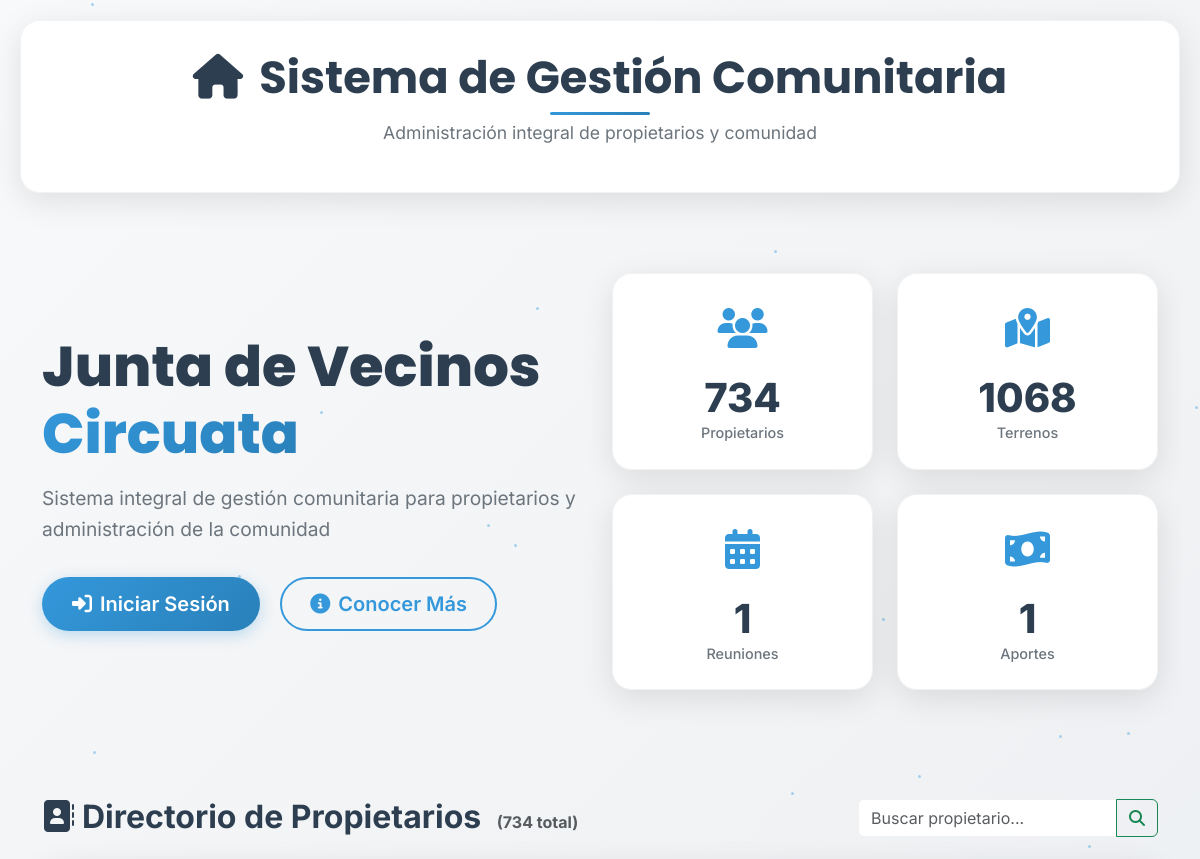
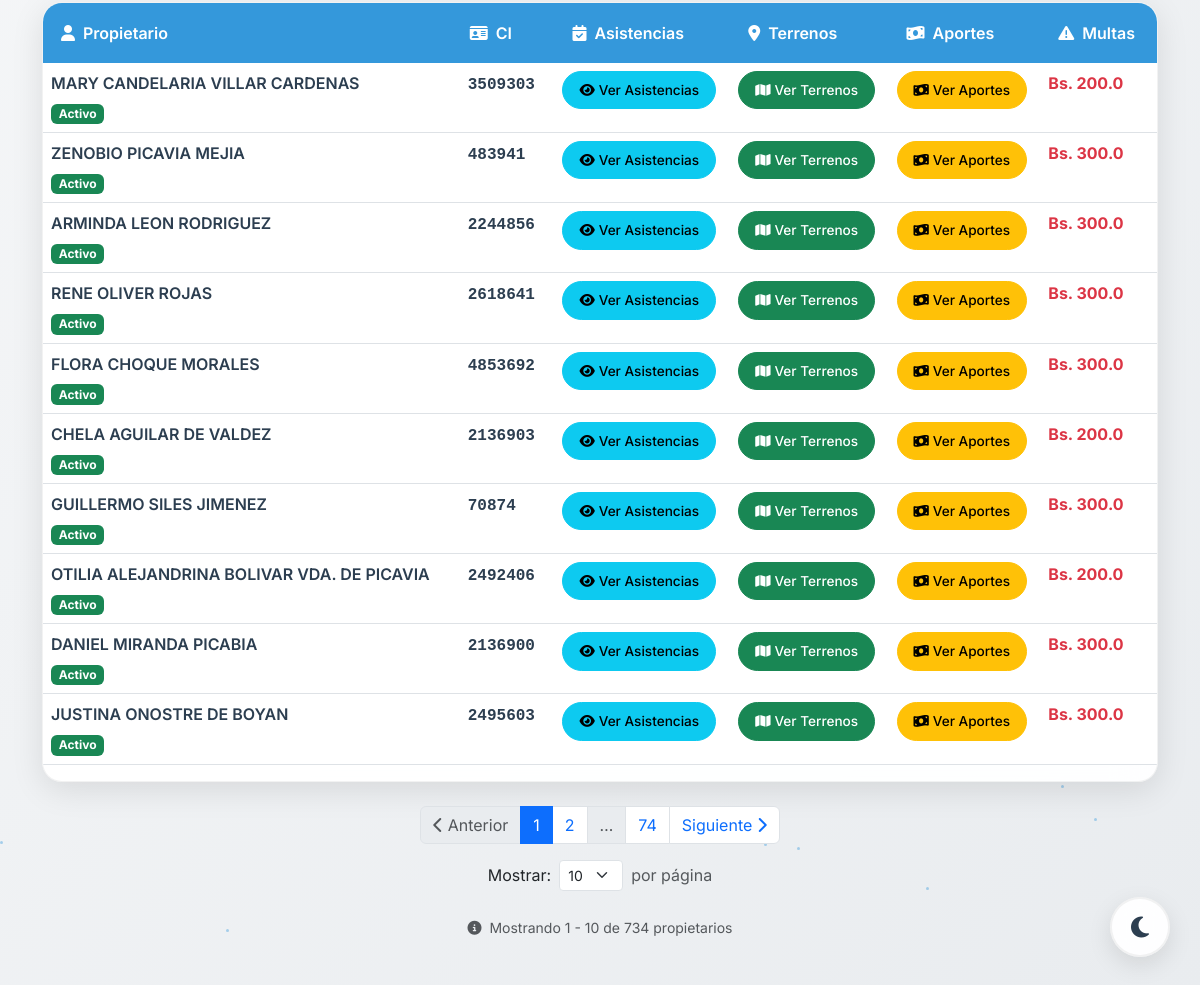
Before: / with the older database file (2 pictures, top to bottom).
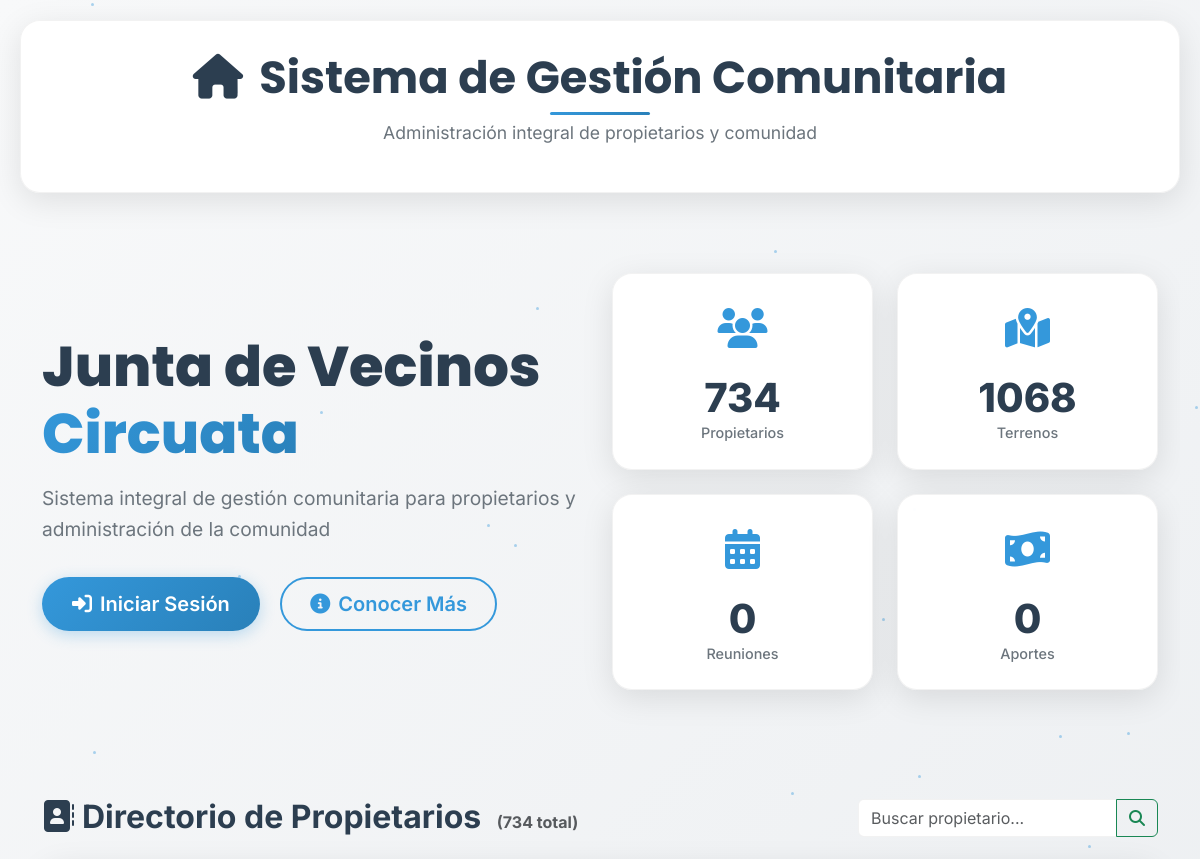
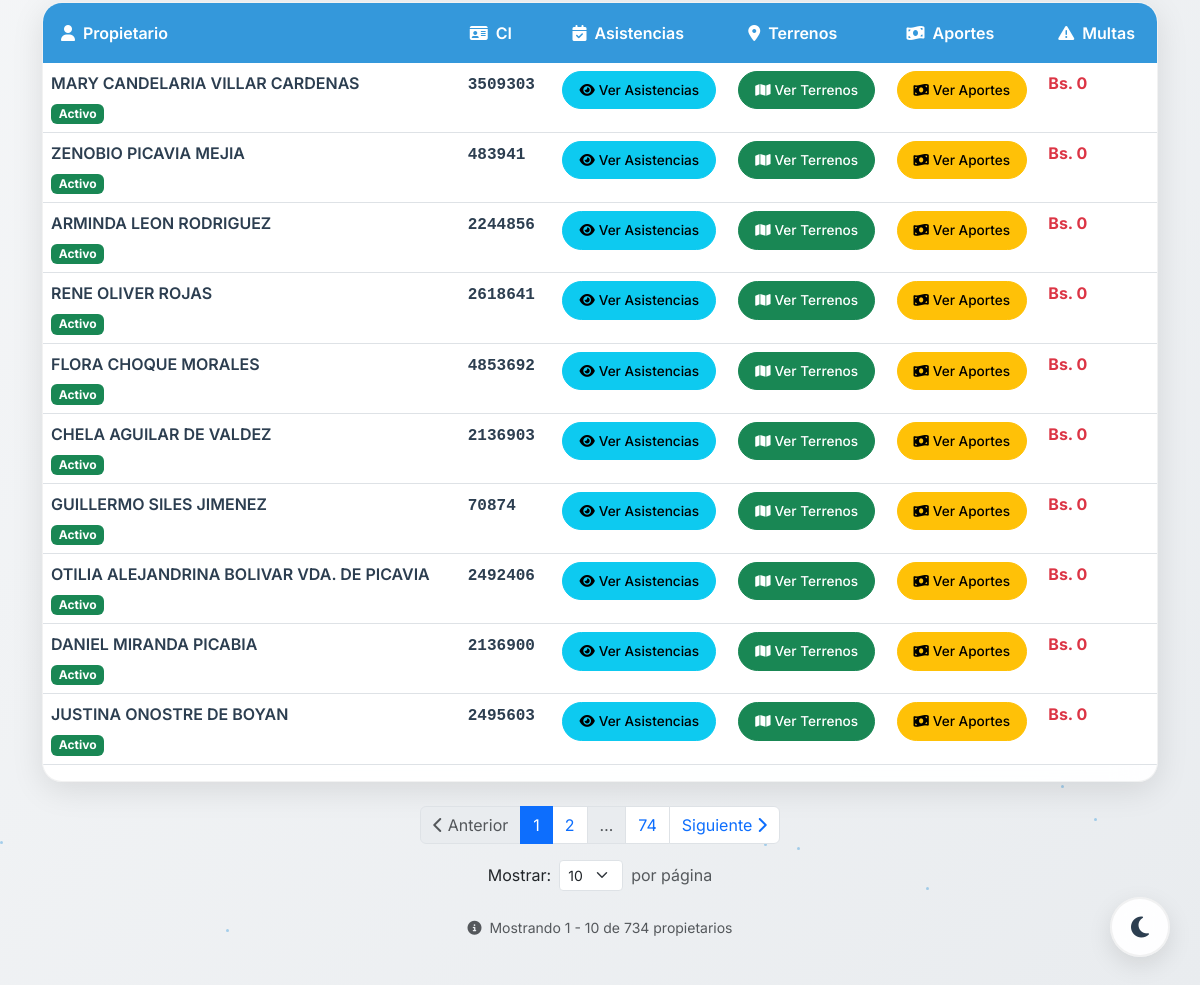
After: the same page with the newer database file (2 pictures, top to bottom).
### models/multa_model.py (models this page shows, shortened)
class Multa(db.Model):
    __tablename__ = "Multa"
    multa_id = db.Column(db.Integer, primary_key=True)
    duenio_id = db.Column(db.Integer, db.ForeignKey('Duenio.id', ondelete='CASCADE'), nullable=False)
    cuota_id = db.Column(db.Integer, db.ForeignKey('Cuota.cuota_id', ondelete='SET NULL'), nullable=True)
    reunion_id = db.Column(db.Integer, db.ForeignKey('Reunion.id', ondelete='SET NULL'), nullable=True)
    monto = db.Column(db.Float, nullable=False)
    fecha = db.Column(db.Date, nullable=False, default=datetime.utcnow().date)
    tipo = db.Column(db.String(20), nullable=False)
    descripcion = db.Column(db.Text, nullable=True)

### models/duenio_model.py (models this page shows, shortened)
class Duenio(db.Model):
    __tablename__ = "Duenio"
    id = db.Column(db.Integer, primary_key=True)
    nombre = db.Column(db.String(50), nullable=False)
    paterno = db.Column(db.String(50), nullable=True)
    materno = db.Column(db.String(50), nullable=True)
    ci = db.Column(db.String(20), unique=True, nullable=False)
    multas = db.relationship('Multa', backref='duenio', lazy=True)  # Relación con la tabla Multa

### controllers/user_controller.py (the view, shortened to what this page needs)
@user_bp.route('/')
def index():
    duenos_count = Duenio.query.count()
    terrenos_count = Terreno.query.count()
    reuniones_count = Reunion.query.count()
    cuotas_titulos = Cuota.query.with_entities(Cuota.titulo).distinct().all()
    cuotas_count = len(cuotas_titulos)
    page = request.args.get('page', 1, type=int)
    per_page = request.args.get('per_page', 10, type=int)  # Solo 10 por defecto
    search = request.args.get('search', '', type=str)
    query = Duenio.query
    duenos_paginated = query.paginate(
        page=page,
        per_page=per_page,
        error_out=False
    )
    def multas(multas_list):
        return sum(multa.monto for multa in multas_list)
    return render_template('index.html',
                         duenos_count=duenos_count,
                         terrenos_count=terrenos_count,
                         reuniones_count=reuniones_count,
                         cuotas_count=cuotas_count,
                         duenos_paginated=duenos_paginated,
                         search=search,
                         multas=multas)

### templates/index.html (shortened to what the changed rows need)
{% extends 'base.html' %}
{% block content %}
<div class="hero-section mb-5">
    <div class="container">
        <div class="row align-items-center">
            <div class="col-lg-6">
                <div class="hero-content">
                    <h1 class="hero-title">Junta de Vecinos<br><span class="text-gradient">Circuata</span></h1>
                </div>
            </div>
            <div class="col-lg-6">
                <div class="hero-stats">
                    <div class="row g-4">
                        <div class="col-6">
                            <div class="stat-card glass-card">
                                <div class="stat-content">
                                    <h3 class="stat-number">{{ reuniones_count if reuniones_count else '0' }}</h3>
                                    <p class="stat-label">Reuniones</p>
                                </div>
                            </div>
                        </div>
                        <div class="col-6">
                            <div class="stat-card glass-card">
                                <div class="stat-content">
                                    <h3 class="stat-number">{{ cuotas_count if cuotas_count else '0' }}</h3>
                                    <p class="stat-label">Aportes</p>
                                </div>
                            </div>
                        </div>
                    </div>
                </div>
            </div>
        </div>
    </div>
</div>
<div class="directory-section mb-5">
    <div class="container">
        <div class="section-header d-flex justify-content-between align-items-center mb-4">
            <h2 class="section-title mb-0">
                <i class="fas fa-address-book me-2"></i>Directorio de Propietarios
                <small class="text-muted fs-6 ms-2">({{ duenos_paginated.total if duenos_paginated else 0 }} total)</small>
            </h2>
        </div>
        <div class="directory-table glass-card">
            <div class="table-responsive">
                <table class="table table-hover" id="propietariosTable">
                    <thead class="table-header">
                        <tr>
                            <th><i class="fas fa-user me-2"></i>Propietario</th>
                            <th><i class="fas fa-id-card me-2"></i>CI</th>
                            <th><i class="fas fa-calendar-check me-2"></i>Asistencias</th>
                            <th><i class="fas fa-map-marker-alt me-2"></i>Terrenos</th>
                            <th><i class="fas fa-money-bill-wave me-2"></i>Aportes</th>
                            <th><i class="fas fa-exclamation-triangle me-2"></i>Multas</th>
                        </tr>
                    </thead>
                    <tbody>
                        {% for dueno in duenos_paginated.items %}
                        <tr class="propietario-row">
                            <td class="propietario-info">
                                <div class="propietario-details">
                                    <div class="propietario-name">{{ dueno.nombre }} {{ dueno.paterno or '' }} {{ dueno.materno or '' }}</div>
                                    <div class="propietario-status">
                                        <span class="badge bg-success">Activo</span>
                                    </div>
                                </div>
                            </td>
                            <td class="ci-info">
                                <span class="ci-number">{{ dueno.ci }}</span>
                            </td>
                            <td>
                                <button type="button" class="btn btn-info btn-sm action-btn btn-asistencias"
                                        data-dueno-id="{{ dueno.id }}"
                                        data-dueno-nombre="{{ dueno.nombre }} {{ dueno.paterno or '' }} {{ dueno.materno or '' }}">
                                    <i class="fas fa-eye me-1"></i>Ver Asistencias
                                </button>
                            </td>
                            <td>
                                <button type="button" class="btn btn-success btn-sm action-btn btn-terrenos"
                                        data-dueno-id="{{ dueno.id }}"
                                        data-dueno-nombre="{{ dueno.nombre }} {{ dueno.paterno or '' }} {{ dueno.materno or '' }}">
                                    <i class="fas fa-map me-1"></i>Ver Terrenos
                                </button>
                            </td>
                            <td>
                                <button type="button" class="btn btn-warning btn-sm action-btn btn-cuotas"
                                        data-dueno-id="{{ dueno.id }}"
                                        data-dueno-nombre="{{ dueno.nombre }} {{ dueno.paterno or '' }} {{ dueno.materno or '' }}">
                                    <i class="fas fa-money-bill-wave me-1"></i>Ver Aportes
                                </button>
                            </td>
                            <td>
                                <div class="multas-info">
                                    <span class="text-danger fw-bold">Bs. {{ multas(dueno.multas) }}</span>
                                </div>
                            </td>
                        </tr>
                        {% endfor %}
                    </tbody>
                </table>
            </div>
        </div>
    </div>
</div>
{% set duenos_unicos_modales = {} %}
{% endblock %}

Changed rows visible on the page:
removed Multa: monto.monto "200.0"
removed Multa: monto.monto "300.0"
removed Multa: monto.monto "300.0"
removed Multa: monto.monto "300.0"
removed Multa: monto.monto "300.0"
removed Multa: monto.monto "200.0"
removed Multa: monto.monto "300.0"
removed Multa: monto.monto "200.0"
removed Multa: monto.monto "300.0"
removed Multa: monto.monto "300.0"
shown differently, row unchanged: Duenio "MARY CANDELARIA": multas (not shown) → "0"
shown differently, row unchanged: Duenio "ZENOBIO": multas (not shown) → "0"
shown differently, row unchanged: Duenio "ARMINDA": multas (not shown) → "0"
shown differently, row unchanged: Duenio "RENE": multas (not shown) → "0"
shown differently, row unchanged: Duenio "FLORA": multas (not shown) → "0"
shown differently, row unchanged: Duenio "CHELA": multas (not shown) → "0"
shown differently, row unchanged: Duenio "GUILLERMO": multas (not shown) → "0"
shown differently, row unchanged: Duenio "OTILIA ALEJANDRINA": multas (not shown) → "0"
shown differently, row unchanged: Duenio "DANIEL": multas (not shown) → "0"
shown differently, row unchanged: Duenio "JUSTINA": multas (not shown) → "0"
Other visible differences:
{{ reuniones_count if reuniones_count else '0' }}: "1" → "0"
{{ cuotas_count if cuotas_count else '0' }}: "1" → "0"
